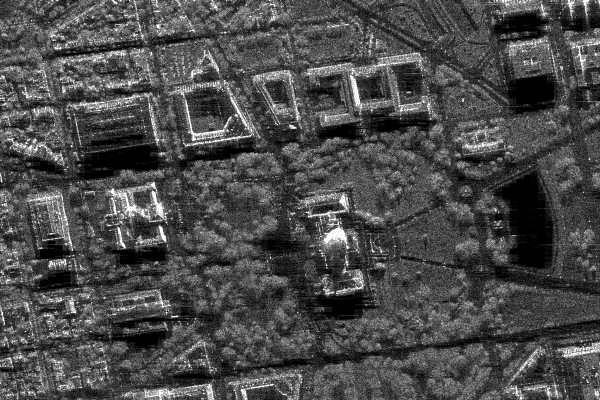
#> input picture assets/sar_1_gray.jpg, 600 x 400 px
$ jupyter execute lab1.ipynb
#> lines starting #> are read from the running program, lines starting #| are printed output that depends on the picture
[cell 1]
import numpy as np
import cv2
import matplotlib.pyplot as plt
from skimage.metrics import mean_squared_error, structural_similarity

Загрузка изображения

[cell 2]
image = cv2.imread('assets/sar_1_gray.jpg')
#> image is the input picture: shape (400, 600, 3); min 0, max 255, mean 74.9

if image is None:
    print("Ошибка: не удалось загрузить изображение!")
else:
    if len(image.shape) == 3:
        image_gray = cv2.cvtColor(image, cv2.COLOR_BGR2GRAY)
    else:
        image_gray = image

print("Изображение успешно загружено!")
print(f"Размер изображения: {image_gray.shape}")
#| Размер изображения: (400, 600)

Функция гамма-коррекции и сравнения изображений

[cell 3]
def gamma_correction(image, gamma):
#> called with gamma = 0.5
    image_normalized = image.astype(np.float32) / 255.0
    corrected = np.power(image_normalized, gamma)
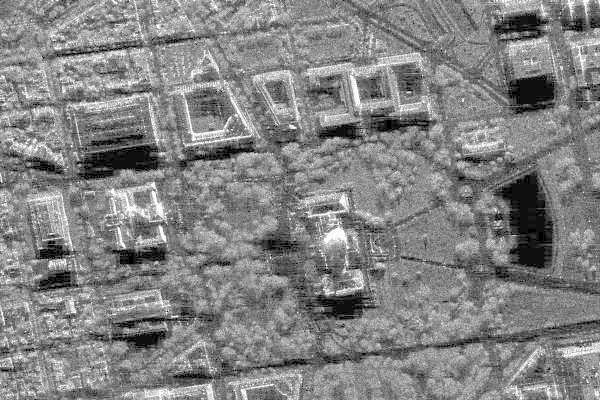
#> corrected: shape (400, 600) float32; min 0, max 1, mean 0.514
    return (corrected * 255).astype(np.uint8)

def compare_images(img1, img2, title):
    mse = mean_squared_error(img1, img2)
    ssim = structural_similarity(img1, img2)
    print(f"{title}: MSE = {mse:.4f}, SSIM = {ssim:.4f}")
    return mse, ssim

Применение гамма-коррекции

[cell 4]
gamma_low = 0.5
image_gamma_low = gamma_correction(image_gray, gamma_low)

gamma_high = 2.0
image_gamma_high = gamma_correction(image_gray, gamma_high)
#> call 2 of gamma_correction, with gamma = 2
#> in gamma_correction (call 2), `corrected = np.power(image_normalized, gamma)`:
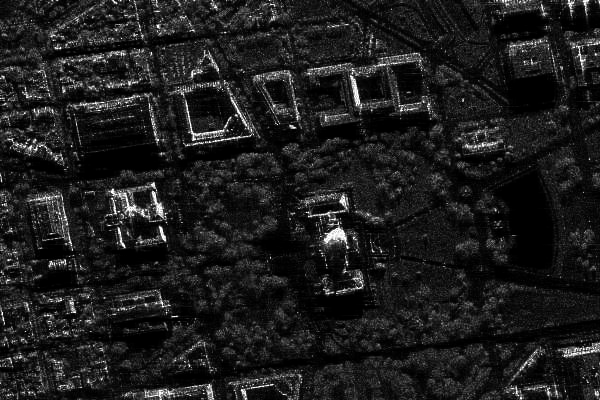
#> corrected: shape (400, 600) float32; min 0, max 1, mean 0.116

Визуализация результатов гамма-коррекции

[cell 5]
plt.figure(figsize=(15, 10))

Исходное изображение

[cell 6]
plt.subplot(231)
plt.imshow(image_gray, cmap='gray')
plt.title('Исходное изображение')
plt.axis('off')

Гамма < 1

[cell 7]
plt.subplot(232)
plt.imshow(image_gamma_low, cmap='gray')
plt.title(f'Гамма-коррекция (γ={gamma_low} < 1) - осветление')
plt.axis('off')

Гамма > 1

[cell 8]
plt.subplot(233)
plt.imshow(image_gamma_high, cmap='gray')
plt.title(f'Гамма-коррекция (γ={gamma_high} > 1) - затемнение')
plt.axis('off')

Гистограмма исходного изображения

[cell 9]
plt.subplot(234)
hist_orig = cv2.calcHist([image_gray], [0], None, [256], [0, 256])
#> hist_orig = 256 values, max 3786 at index 1, min 40 at index 251, mean 937.5
plt.plot(hist_orig, color='black')
plt.title('Гистограмма исходного')
plt.grid(True)
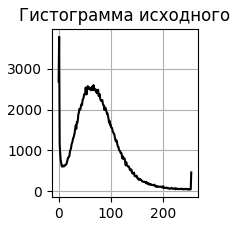
#> figure drawn by matplotlib, 1 panel; curve peaks at x = 1, y = 3786

Гистограмма гамма < 1

[cell 10]
plt.subplot(235)
hist_low = cv2.calcHist([image_gamma_low], [0], None, [256], [0, 256])
#> hist_low = 256 values, max 4736 at index 141, min 0 at index 1, mean 937.5
plt.plot(hist_low, color='blue')
plt.title(f'Гистограмма (γ={gamma_low})')
plt.grid(True)
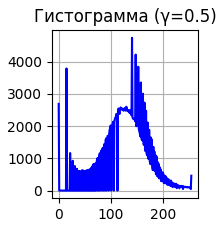
#> figure drawn by matplotlib, 1 panel; curve peaks at x = 141, y = 4736

Гистограмма гамма > 1

[cell 11]
plt.subplot(236)
hist_high = cv2.calcHist([image_gamma_high], [0], None, [256], [0, 256])
#> hist_high = 256 values, max 16287 at index 0, min 0 at index 78, mean 937.5
plt.plot(hist_high, color='red')
plt.title(f'Гистограмма (γ={gamma_high})')
plt.grid(True)

plt.tight_layout()
plt.show()
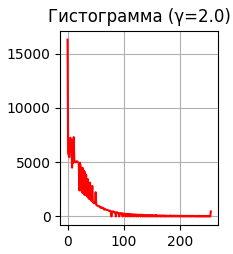
#> figure drawn by matplotlib, 1 panel; curve peaks at x = 0, y = 16287

Сравнение изображений с помощью метрик

[cell 12]
print("Сравнение с исходным изображением:")

(ssim_low, diff_low) = structural_similarity(image_gray, image_gamma_low, full=True)
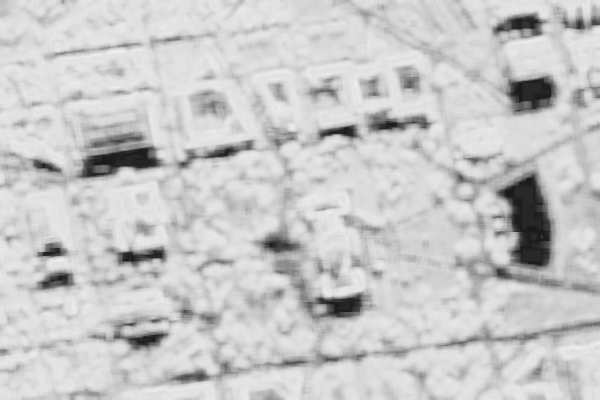
#> diff_low: shape (400, 600) float64; min 0.0986, max 0.942, mean 0.789
#> ssim_low = 0.788
diff_low = (diff_low * 255).astype("uint8")
mse_low = mean_squared_error(image_gray, image_gamma_low)
#> mse_low = 3250.4
print(f"Для гамма <1: MSE = {mse_low:.4f}, SSIM = {ssim_low:.4f}")
#| Для гамма <1: MSE = 3250.4291, SSIM = 0.7875

(ssim_high, diff_high) = structural_similarity(image_gray, image_gamma_high, full=True)
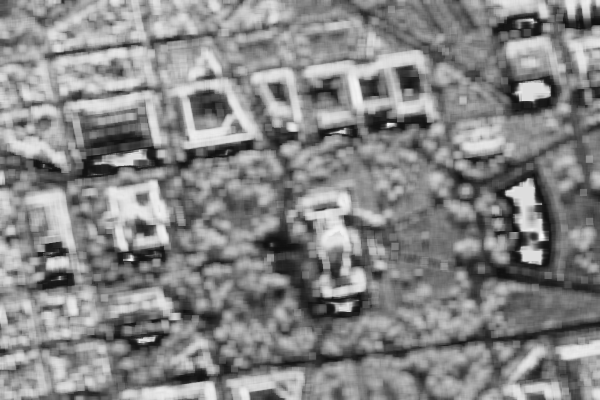
#> diff_high: shape (400, 600) float64; min 0.0581, max 0.984, mean 0.528
#> ssim_high = 0.527
diff_high = (diff_high * 255).astype("uint8")
mse_high = mean_squared_error(image_gray, image_gamma_high)
#> mse_high = 2383.8
print(f"Для гамма >1: MSE = {mse_high:.4f}, SSIM = {ssim_high:.4f}")
#| Для гамма >1: MSE = 2383.7636, SSIM = 0.5270

Статистическая коррекция (выравнивание гистограммы)

[cell 13]
mean = image_gray.mean()
#> mean = 74.94
std = image_gray.std()
#> std = 43.66
print(f"Исходное: mean={mean:.2f}, std={std:.2f}")
#| Исходное: mean=74.94, std=43.66

eq_gray = cv2.equalizeHist(image_gray)
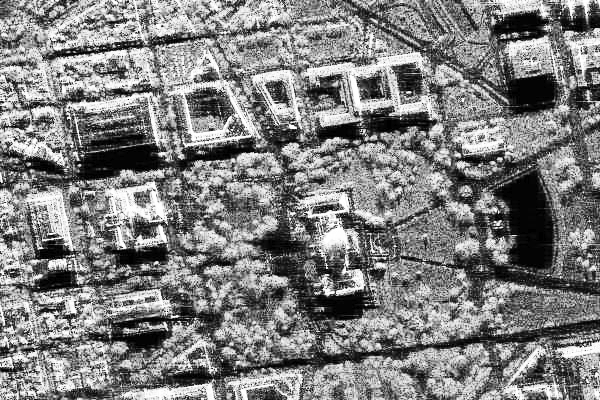
#> eq_gray: shape (400, 600); min 0, max 255, mean 127
mean_eq = eq_gray.mean()
#> mean_eq = 127
std_eq = eq_gray.std()
#> std_eq = 74.27
print(f"Выравненное: mean={mean_eq:.2f}, std={std_eq:.2f}")
#| Выравненное: mean=127.03, std=74.27

Визуализация выравнивания гистограммы

[cell 14]
plt.figure(figsize=(10, 5))

plt.subplot(121)
plt.imshow(image_gray, cmap="gray")
plt.title('Исходное')
plt.axis('off')

plt.subplot(122)
plt.imshow(eq_gray, cmap="gray")
plt.title('Выравненная гистограмма')
plt.axis('off')

plt.tight_layout()
plt.show()

Пороговая фильтрация

[cell 15]
thresholds = [100, 150, 200]
methods = [
    ('THRESH_BINARY', cv2.THRESH_BINARY),
    ('THRESH_BINARY_INV', cv2.THRESH_BINARY_INV),
    ('THRESH_TRUNC', cv2.THRESH_TRUNC),
    ('THRESH_TOZERO', cv2.THRESH_TOZERO),
    ('THRESH_TOZERO_INV', cv2.THRESH_TOZERO_INV)
]

for threshold in thresholds:
    print(f"\nПорог = {threshold}:")
    plt.figure(figsize=(15, 3))

    for i, (method_name, method) in enumerate(methods, 1):
        _, thresh = cv2.threshold(image_gray, threshold, 255, method)
        above_threshold = np.sum(thresh > 0)
        total_pixels = thresh.size
        percentage = (above_threshold / total_pixels) * 100

        print(f"  {method_name}: {above_threshold} пикселей выше порога ({percentage:.1f}%)")

        plt.subplot(1, 5, i)
        plt.imshow(thresh, cmap='gray')
        plt.title(f'{method_name}\nПорог={threshold}')
        plt.axis('off')

    plt.tight_layout()
    plt.show()
#> this loop made 3 passes
#> pass 1, `plt.show()`:
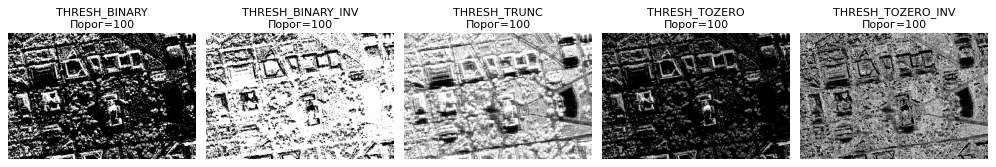
#> figure drawn by matplotlib, 5 panels
#> pass 2, `plt.show()`:
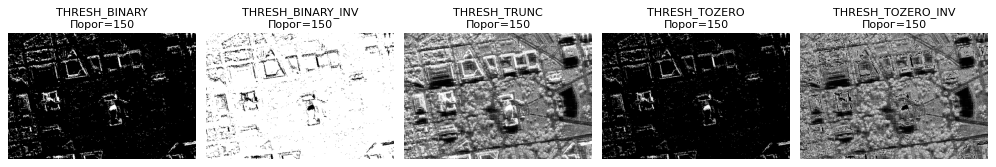
#> figure drawn by matplotlib, 5 panels
